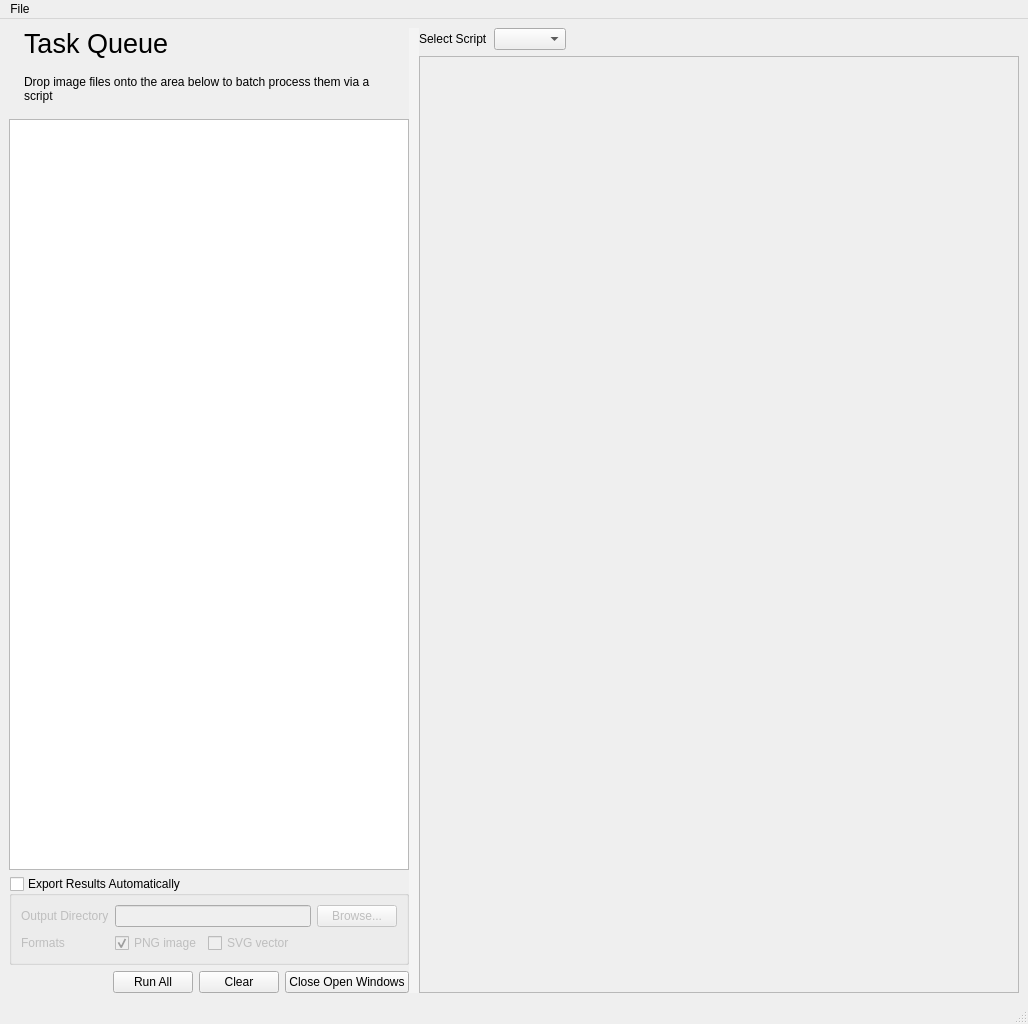
<?xml version="1.0" encoding="UTF-8"?>
<ui version="4.0">
 <class>TaskQueueWindow</class>
 <widget class="QMainWindow" name="TaskQueueWindow">
  <property name="geometry">
   <rect>
    <x>0</x>
    <y>0</y>
    <width>1028</width>
    <height>1024</height>
   </rect>
  </property>
  <property name="sizePolicy">
   <sizepolicy hsizetype="MinimumExpanding" vsizetype="Preferred">
    <horstretch>0</horstretch>
    <verstretch>0</verstretch>
   </sizepolicy>
  </property>
  <property name="minimumSize">
   <size>
    <width>800</width>
    <height>600</height>
   </size>
  </property>
  <property name="acceptDrops">
   <bool>true</bool>
  </property>
  <property name="windowTitle">
   <string notr="true">Task Queue</string>
  </property>
  <property name="dockNestingEnabled">
   <bool>true</bool>
  </property>
  <property name="unifiedTitleAndToolBarOnMac">
   <bool>true</bool>
  </property>
  <widget class="QWidget" name="centralWidget">
   <property name="sizePolicy">
    <sizepolicy hsizetype="MinimumExpanding" vsizetype="Preferred">
     <horstretch>0</horstretch>
     <verstretch>0</verstretch>
    </sizepolicy>
   </property>
   <layout class="QVBoxLayout" name="verticalLayout_2">
    <item>
     <widget class="QSplitter" name="splitter">
      <property name="sizePolicy">
       <sizepolicy hsizetype="Minimum" vsizetype="Preferred">
        <horstretch>0</horstretch>
        <verstretch>0</verstretch>
       </sizepolicy>
      </property>
      <property name="styleSheet">
       <string notr="true">QSplitter::handle
{
    background-color: rgba(255, 255, 255, 80);
}</string>
      </property>
      <property name="orientation">
       <enum>Qt::Horizontal</enum>
      </property>
      <property name="handleWidth">
       <number>10</number>
      </property>
      <property name="childrenCollapsible">
       <bool>false</bool>
      </property>
      <widget class="QWidget" name="taskListContainerWidget" native="true">
       <property name="sizePolicy">
        <sizepolicy hsizetype="MinimumExpanding" vsizetype="Preferred">
         <horstretch>1</horstretch>
         <verstretch>0</verstretch>
        </sizepolicy>
       </property>
       <property name="minimumSize">
        <size>
         <width>300</width>
         <height>0</height>
        </size>
       </property>
       <layout class="QVBoxLayout" name="verticalLayout_4">
        <item>
         <layout class="QHBoxLayout" name="taskQueueTitleLayout">
          <property name="spacing">
           <number>0</number>
          </property>
          <item>
           <widget class="QLabel" name="logoLabel">
            <property name="sizePolicy">
             <sizepolicy hsizetype="Fixed" vsizetype="Fixed">
              <horstretch>0</horstretch>
              <verstretch>0</verstretch>
             </sizepolicy>
            </property>
            <property name="text">
             <string notr="true"/>
            </property>
            <property name="pixmap">
             <pixmap resource="../../resources/logos.qrc">:/logos/logo_small.png</pixmap>
            </property>
           </widget>
          </item>
          <item>
           <spacer name="horizontalSpacer_2">
            <property name="orientation">
             <enum>Qt::Horizontal</enum>
            </property>
            <property name="sizeType">
             <enum>QSizePolicy::Fixed</enum>
            </property>
            <property name="sizeHint" stdset="0">
             <size>
              <width>8</width>
              <height>20</height>
             </size>
            </property>
           </spacer>
          </item>
          <item>
           <widget class="QLabel" name="taskQueueTitle">
            <property name="sizePolicy">
             <sizepolicy hsizetype="Fixed" vsizetype="Fixed">
              <horstretch>0</horstretch>
              <verstretch>0</verstretch>
             </sizepolicy>
            </property>
            <property name="minimumSize">
             <size>
              <width>0</width>
              <height>0</height>
             </size>
            </property>
            <property name="font">
             <font>
              <pointsize>20</pointsize>
             </font>
            </property>
            <property name="text">
             <string notr="true" extracomment="Title of a window where users can queue up multiple image geometrization tasks to be run one after another">Task Queue</string>
            </property>
           </widget>
          </item>
          <item>
           <spacer name="horizontalSpacer">
            <property name="orientation">
             <enum>Qt::Horizontal</enum>
            </property>
            <property name="sizeHint" stdset="0">
             <size>
              <width>20</width>
              <height>20</height>
             </size>
            </property>
           </spacer>
          </item>
         </layout>
        </item>
        <item>
         <layout class="QVBoxLayout" name="verticalLayout_5">
          <item>
           <layout class="QVBoxLayout" name="verticalLayout_3">
            <property name="spacing">
             <number>15</number>
            </property>
            <property name="leftMargin">
             <number>15</number>
            </property>
            <property name="topMargin">
             <number>10</number>
            </property>
            <property name="rightMargin">
             <number>15</number>
            </property>
            <property name="bottomMargin">
             <number>10</number>
            </property>
            <item>
             <widget class="QLabel" name="taskListInstructionText">
              <property name="text">
               <string extracomment="Instructions to the user explaining how to add items to the task queue list, by dragging items into a list below this text">Drop image files onto the area below to batch process them via a script</string>
              </property>
              <property name="wordWrap">
               <bool>true</bool>
              </property>
             </widget>
            </item>
           </layout>
          </item>
          <item>
           <widget class="QListWidget" name="taskList">
            <property name="sortingEnabled">
             <bool>true</bool>
            </property>
           </widget>
          </item>
         </layout>
        </item>
        <item>
         <widget class="QGroupBox" name="autoExportGroupBox">
          <property name="title">
           <string extracomment="Title of a settings group that controls whether batch processing results are exported automatically when each task finishes">Export Results Automatically</string>
          </property>
          <property name="checkable">
           <bool>true</bool>
          </property>
          <property name="checked">
           <bool>false</bool>
          </property>
          <layout class="QFormLayout" name="autoExportFormLayout">
           <item row="0" column="0">
            <widget class="QLabel" name="autoExportDirLabel">
             <property name="text">
              <string extracomment="Label for the folder path that batch processing results are exported to">Output Directory</string>
             </property>
            </widget>
           </item>
           <item row="0" column="1">
            <layout class="QHBoxLayout" name="autoExportDirLayout">
             <item>
              <widget class="QLineEdit" name="autoExportDirEdit"/>
             </item>
             <item>
              <widget class="QPushButton" name="autoExportBrowseButton">
               <property name="text">
                <string extracomment="Text on a button that opens a dialog for picking a folder">Browse...</string>
               </property>
              </widget>
             </item>
            </layout>
           </item>
           <item row="1" column="0">
            <widget class="QLabel" name="autoExportFormatsLabel">
             <property name="text">
              <string extracomment="Label for the row of checkboxes that select which file formats the batch results are exported as">Formats</string>
             </property>
            </widget>
           </item>
           <item row="1" column="1">
            <layout class="QHBoxLayout" name="autoExportFormatsLayout">
             <item>
              <widget class="QCheckBox" name="autoExportPngCheckBox">
               <property name="text">
                <string extracomment="Checkbox that enables exporting the bitmap result of each batch task as a PNG image">PNG image</string>
               </property>
               <property name="checked">
                <bool>true</bool>
               </property>
              </widget>
             </item>
             <item>
              <widget class="QCheckBox" name="autoExportSvgCheckBox">
               <property name="text">
                <string extracomment="Checkbox that enables exporting the vector shapes of each batch task as an SVG file">SVG vector</string>
               </property>
              </widget>
             </item>
             <item>
              <spacer name="autoExportSpacer">
               <property name="orientation">
                <enum>Qt::Horizontal</enum>
               </property>
               <property name="sizeHint" stdset="0">
                <size>
                 <width>40</width>
                 <height>20</height>
                </size>
               </property>
              </spacer>
             </item>
            </layout>
           </item>
          </layout>
         </widget>
        </item>
        <item>
         <layout class="QHBoxLayout" name="horizontalLayout_7">
          <item>
           <spacer name="horizontalSpacer_3">
            <property name="orientation">
             <enum>Qt::Horizontal</enum>
            </property>
            <property name="sizeHint" stdset="0">
             <size>
              <width>40</width>
              <height>20</height>
             </size>
            </property>
           </spacer>
          </item>
          <item>
           <widget class="QPushButton" name="runTasksButton">
            <property name="enabled">
             <bool>true</bool>
            </property>
            <property name="text">
             <string extracomment="Text on a button that starts running the tasks from the task queue when pressed">Run All</string>
            </property>
           </widget>
          </item>
          <item>
           <widget class="QPushButton" name="clearTaskListButton">
            <property name="enabled">
             <bool>true</bool>
            </property>
            <property name="text">
             <string extracomment="Text on a button that removes any queued up tasks from the task queue in the user interface">Clear</string>
            </property>
           </widget>
          </item>
          <item>
           <widget class="QPushButton" name="closeOpenWindowsButton">
            <property name="text">
             <string>Close Open Windows</string>
            </property>
           </widget>
          </item>
         </layout>
        </item>
       </layout>
      </widget>
      <widget class="QWidget" name="taskListScriptContainer" native="true">
       <property name="sizePolicy">
        <sizepolicy hsizetype="Preferred" vsizetype="Preferred">
         <horstretch>0</horstretch>
         <verstretch>0</verstretch>
        </sizepolicy>
       </property>
       <property name="minimumSize">
        <size>
         <width>600</width>
         <height>0</height>
        </size>
       </property>
       <layout class="QVBoxLayout" name="verticalLayout">
        <item>
         <layout class="QVBoxLayout" name="taskListScriptLayout">
          <property name="sizeConstraint">
           <enum>QLayout::SetDefaultConstraint</enum>
          </property>
          <item>
           <layout class="QHBoxLayout" name="horizontalLayout">
            <item>
             <widget class="QLabel" name="scriptSelectLabel">
              <property name="text">
               <string>Select Script</string>
              </property>
             </widget>
            </item>
            <item>
             <widget class="QComboBox" name="scriptSelectComboBox"/>
            </item>
            <item>
             <spacer name="horizontalSpacer_4">
              <property name="orientation">
               <enum>Qt::Horizontal</enum>
              </property>
              <property name="sizeHint" stdset="0">
               <size>
                <width>40</width>
                <height>20</height>
               </size>
              </property>
             </spacer>
            </item>
           </layout>
          </item>
          <item>
           <widget class="QScrollArea" name="scrollArea">
            <property name="widgetResizable">
             <bool>true</bool>
            </property>
            <widget class="QWidget" name="scrollAreaWidgetContents">
             <property name="geometry">
              <rect>
               <x>0</x>
               <y>0</y>
               <width>578</width>
               <height>911</height>
              </rect>
             </property>
            </widget>
           </widget>
          </item>
         </layout>
        </item>
       </layout>
      </widget>
     </widget>
    </item>
   </layout>
  </widget>
  <widget class="QStatusBar" name="statusBar"/>
  <widget class="QMenuBar" name="menuBar">
   <property name="geometry">
    <rect>
     <x>0</x>
     <y>0</y>
     <width>1028</width>
     <height>21</height>
    </rect>
   </property>
   <widget class="QMenu" name="menuFile">
    <property name="title">
     <string extracomment="The title of the File menu that contains commands relating to the handling of files, such as open, save, print, etc">File</string>
    </property>
    <addaction name="actionExit"/>
   </widget>
   <addaction name="menuFile"/>
  </widget>
  <action name="actionClear_Recents">
   <property name="text">
    <string extracomment="Text on a menu item that clears a list of recently loaded files when pressed">Clear Recent Items</string>
   </property>
  </action>
  <action name="actionExit">
   <property name="text">
    <string extracomment="Text on a menu item that closes the window when pressed">Exit</string>
   </property>
  </action>
  <action name="actionTutorials">
   <property name="text">
    <string extracomment="Text on a menu item that opens the tutorials page when pressed">Tutorials</string>
   </property>
  </action>
  <action name="actionSupport">
   <property name="text">
    <string extracomment="Text on a menu item that opens the customer support/help page when pressed">Support</string>
   </property>
  </action>
  <action name="actionAbout">
   <property name="text">
    <string extracomment="Text on a menu item that opens the About page with information about the app when pressed">About</string>
   </property>
  </action>
  <action name="actionScript_Console">
   <property name="checkable">
    <bool>true</bool>
   </property>
   <property name="text">
    <string extracomment="Text on a menu item that shows or hides the script console when pressed">Script Console</string>
   </property>
  </action>
  <action name="actionGlobal_Preferences">
   <property name="text">
    <string extracomment="Text on a menu item that opens the application-wide/global preferences page">Global Preferences</string>
   </property>
  </action>
  <action name="actionLoad_Global_Preferences">
   <property name="text">
    <string extracomment="Text on a menu item that opens a dialog that allows the user to load a file containing application-wide/global preferences page">Load Global Preferences</string>
   </property>
  </action>
  <action name="actionSave_Global_Preferences">
   <property name="text">
    <string extracomment="Text on a menu item that opens a dialog that allows the user to save a file containing the current application-wide/global preferences page">Save Global Preferences</string>
   </property>
  </action>
  <action name="actionLoad_Scripts">
   <property name="text">
    <string extracomment="Text on a menu item that opens a dialog that allows the user to load a file containing settings instructing the computer how to geometrize a group of queued up images">Load Task Queue Settings</string>
   </property>
  </action>
  <action name="actionSave_Scripts">
   <property name="text">
    <string extracomment="Text on a menu item that opens a dialog that allows the user to save a file containing settings instructing the computer how to geometrize a group of queued up images">Save Task Queue Settings</string>
   </property>
  </action>
 </widget>
 <resources>
  <include location="../../resources/logos.qrc"/>
 </resources>
 <connections/>
</ui>
